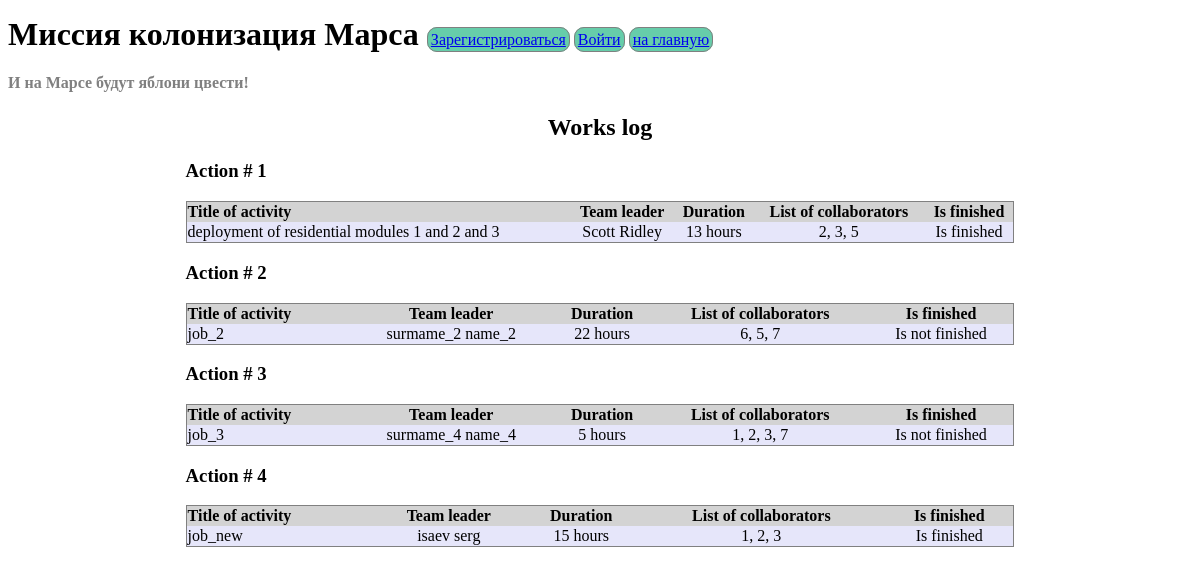
The page / on the database its author committed.
### data/jobs.py (models this page shows, shortened)
class Jobs(SqlAlchemyBase, SerializerMixin):
    __tablename__ = 'jobs'
    id = sqlalchemy.Column(sqlalchemy.Integer, primary_key=True,
                           autoincrement=True)
    team_leader = sqlalchemy.Column(sqlalchemy.Integer,
                                    sqlalchemy.ForeignKey("users.id"))
    job = sqlalchemy.Column(sqlalchemy.String)
    work_size = sqlalchemy.Column(sqlalchemy.String)
    collaborators = sqlalchemy.Column(sqlalchemy.String)
    start_date = sqlalchemy.Column(sqlalchemy.String)
    end_date = sqlalchemy.Column(sqlalchemy.String)
    is_finished = sqlalchemy.Column(sqlalchemy.Boolean, default=False)
    user = orm.relationship('User')

### server.py (the view)
@app.route('/')
def main():
    url_delete = url_for('static', filename='img/delete.png')
    url_style = url_for('static', filename='css/style_works_log.css')
    data = [[job.id, job.team_leader, job.job,
             f'{job.user.surname} {job.user.name}',
             f'{job.work_size} hours', job.collaborators,
             'Is finished' if job.is_finished else 'Is not finished'] for job in
            session.query(Jobs).all()]
    return render_template('works_log.html', url_style=url_style, data=data,
                           url_delete=url_delete,
                           title='Главная страница')

### templates/works_log.html (shortened to what this page needs)
{% extends "base.html" %}
{% block content %}
<h2>Works log</h2>
{% for action in data %}
<table>
    <thead>
    <h3>Action # {{loop.index}}</h3>
    </thead>
    <tbody>
    <tr style="background:LightGray">
        <th>
            <div class="frow">Title of activity</div>
        </th>
        <th>
            <div class="row">Team leader</div>
        </th>
        <th>
            <div class="row">Duration</div>
        </th>
        <th>
            <div class="row">List of collaborators</div>
        </th>
        <th>
            <div class="row">Is finished</div>
        </th>
    </tr>
    <tr style="background:Lavender">
        {% for column in action[2:] %}
        {% if loop.first %}
        <td>
            <div class="frow">{{column}}</div>
        </td>
        {% else %}
        <td>
            <div class="row">{{column}}</div>
        </td>
        {% endif %}
        {% endfor %}
    </tr>
    </tbody>
</table>
{% endfor %}
{% endblock %}

### templates/base.html (shortened to what this page needs)
<!doctype html>
<html lang="en">
<head>
    <link rel="stylesheet" type="text/css" href={{url_style}}/>
</head>
<body>
<p>
    <a style="
    font-size: 2em;
    margin-block-start: 0.67em;
    margin-block-end: 0.67em;
    margin-inline-start: 0px;
    margin-inline-end: 0px;
    font-weight: bold;">
        Миссия колонизация Марса
    </a>
    {% if current_user.is_authenticated %}
    <a class="navbar-brand" href="/logout" style="
font-size: 16px;
border: 1px solid gray;
padding: 3px;
background-color: #66CDAA;
border-radius: 10px;">
        {{ current_user.name }}</a>
    {% else %}
    <a class="btn btn-primary" href="/register" style="
font-size: 16px;
border: 1px solid gray;
padding: 3px;
background-color: #66CDAA;
border-radius: 10px;">
        Зарегистрироваться</a>
    <a class="btn btn-primary" href="/login" style="
font-size: 16px;
border: 1px solid gray;
padding: 3px;
background-color: #66CDAA;
border-radius: 10px;">
        Войти</a>
    {% endif %}
    <a class="btn btn-primary" href="/" style="font-size: 16px;
border: 1px solid gray;
padding: 3px;
background-color: #66CDAA;
border-radius: 10px;">на главную</a>
</p>
<div class="begining">
    <h4>И на Марсе будут яблони цвести!</h4>
</div>
<main role="main" class="container">
    {% block content %}{% endblock %}
</main>
</body>
</html>

### static/css/style_works_log.css (style rules this page uses)
h4 { color: #808080; }
h2 { text-align: center; }
h3 { margin-left: 15% }
table { border: 1px solid grey; border-collapse: collapse; margin-left: 15%; width: 70% }
.row { text-align: center; }
.frow { text-align: left }

### rows shown on the page
Jobs: job "deployment of residential modules 1 and 2 and 3", column "Scott Ridley" "13 hours" "Is finished", collaborators "2, 3, 5"
Jobs: job "job_2", column "surmame_2 name_2" "22 hours" "Is not finished", collaborators "6, 5, 7"
Jobs: job "job_3", column "surmame_4 name_4" "5 hours" "Is not finished", collaborators "1, 2, 3, 7"
Jobs: job "job_new", column "isaev serg" "15 hours" "Is finished", collaborators "1, 2, 3"
